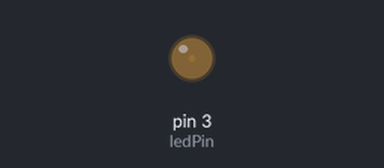
A sketch run on a simulated Arduino Uno, built with avr-gcc and run on an emulated ATmega328P. Parts: output pins drawn as LEDs (lit = HIGH). What the sketch prints to the serial monitor is not drawn.

Above: at 0.05 s.
At 1.15 s:
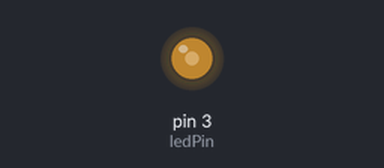
At 2.3 s:
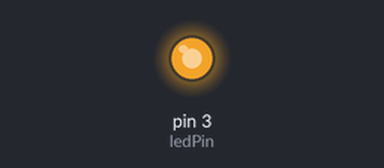
At 4.6 s:
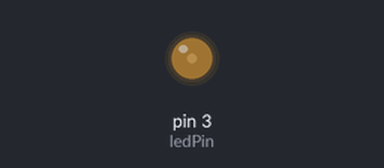
Timing chart, 0 to 6.6 s (numbered marks = the images above):
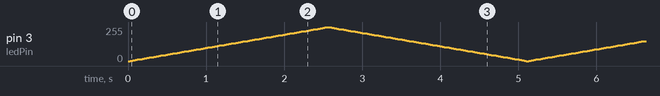

The sketch:

led_pwm.ino
```cpp
/*
DIGITAL ACTUATOR CHECK FOR LED PWM

Connect the -(short leg) of the LED  to GND on the Arduino
Connect the +(long leg) of the LED with resistor to Digital Pin 2 on the Arduino
*/

int ledPin= 3; 	// On Pins with ~ support PWM
int brightness = 0;    // how bright the LED is
int fadeAmount = 3;    // how many points to fade the LED by

/*
This function is called only once in lifetime
Will be called again when the RED RESET button is pressed on the Arduino
*/
void setup()
{
      // Setup the connection speed to Serial Monitor and Arduino Board
      // 9600 bits of data per second
      Serial.begin(9600);

      // Pin 2 defined for OUTPUT
      pinMode(ledPin, OUTPUT);

      // Print the output on the Serial Monitor
      Serial.println("DIGITAL ACTUATOR CHECK FOR LED PWM");
}

/*
This function is called in a loop again and again by Arduino infinitely
untill the RED RESET button is not pressed
*/
void loop()
{
  // set the brightness of pin 9:
  setLedStatus(ledPin, brightness);

  // change the brightness for next time through the loop:
  brightness = brightness + fadeAmount;
  //Serial.println(brightness);

  // reverse the direction of the fading at the ends of the fade:
  if (brightness == 0 || brightness == 255) {
    fadeAmount = -fadeAmount ;
    //Serial.println(fadeAmount);
  }
  // wait for 30 milliseconds to see the dimming effect
  delay(30);
}

/*********** Digital Write function*********/
void setLedStatus(int ledPin, int ledValue)
{
    analogWrite(ledPin, ledValue);
    //Serial.println(ledValue);
}
```
